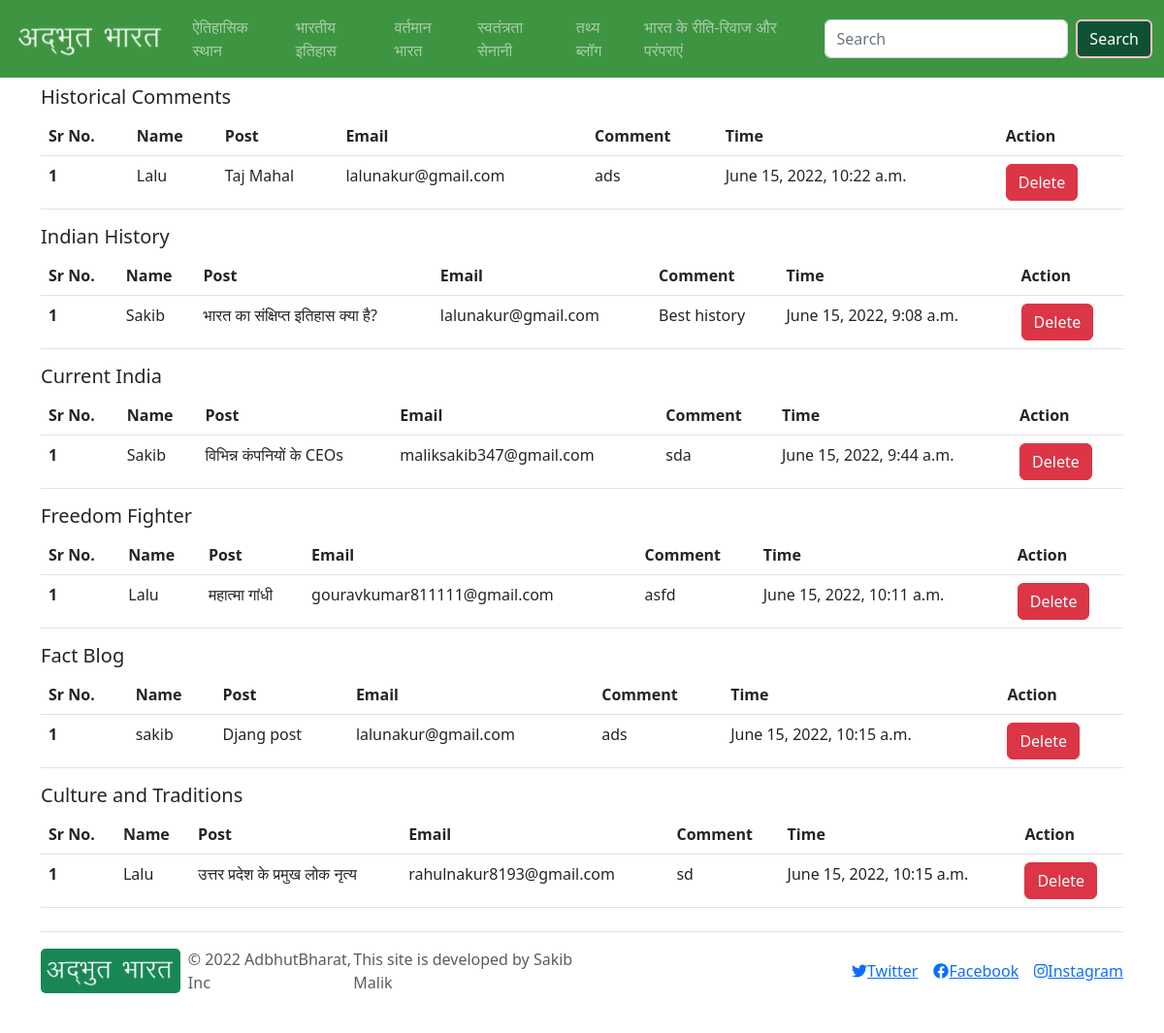
Page /comments/ on the earlier database version.
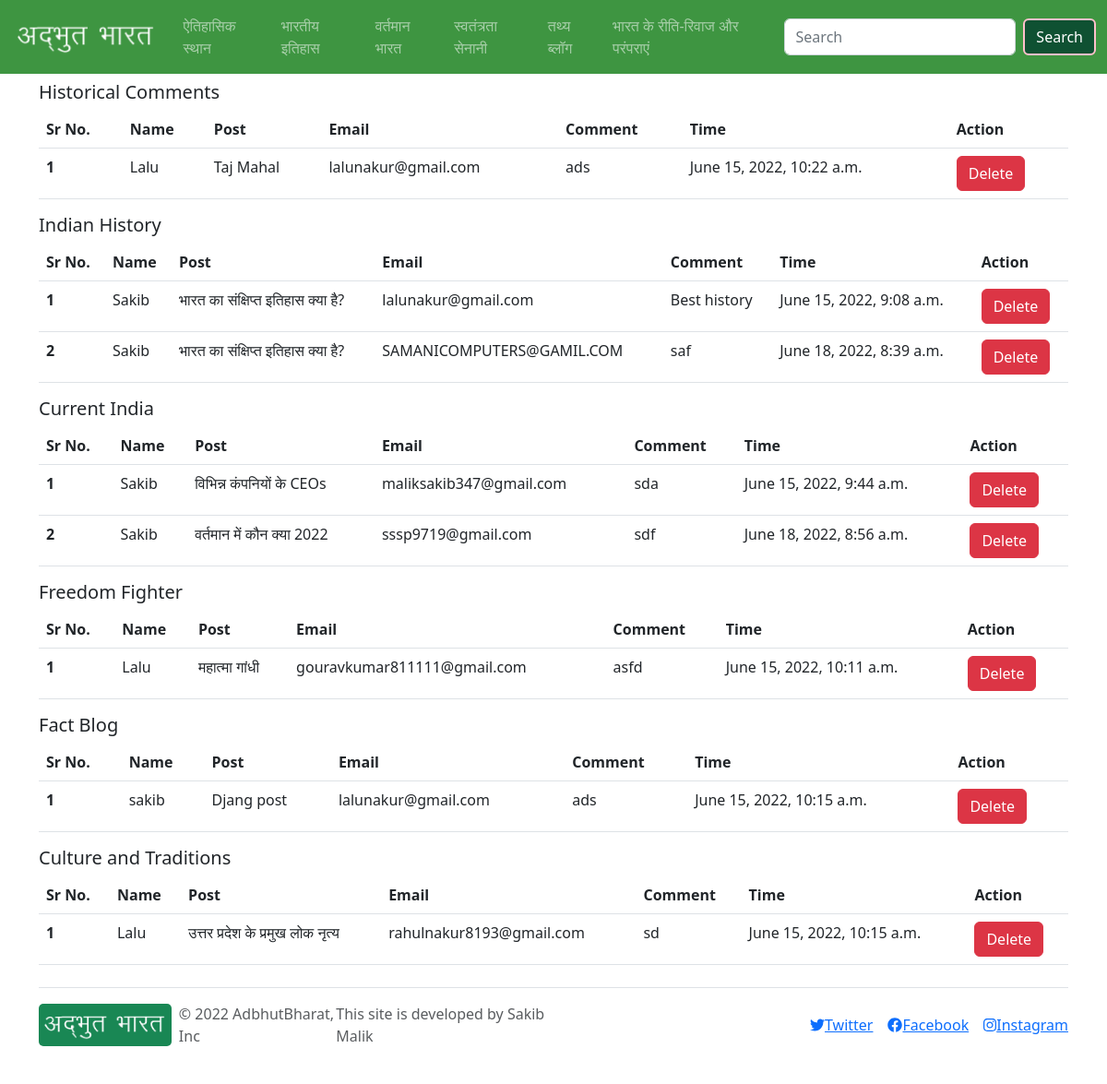
Same page on the later database version.
### MainApp/models.py (models this page shows, shortened)
class Comments(models.Model):
    name = models.CharField(max_length=100)
    email = models.EmailField()
    body = models.TextField()
    timestamp = models.DateTimeField(auto_now_add=True)
    active = models.BooleanField(default=False)
    class Meta:
        ordering = ['-timestamp']

class HistoricalPlaceComments(Comments):
    post = models.ForeignKey(HistoricalPlaceModel, on_delete=models.CASCADE, related_name='historicalplacecomments')
    class Meta:
        verbose_name_plural = 'HistoricalPlaceComments'

class Comments(models.Model):
    name = models.CharField(max_length=100)
    email = models.EmailField()
    body = models.TextField()
    timestamp = models.DateTimeField(auto_now_add=True)
    active = models.BooleanField(default=False)
    class Meta:
        ordering = ['-timestamp']

class Common(models.Model):
    title = models.CharField(max_length=100)
    slug = models.SlugField(max_length=200, unique=True)
    timestamp = models.DateTimeField(auto_now_add=True)
    post = HTMLField()
    viewcounter = models.IntegerField(default=0)
    class Meta:
        abstract = True

class HistoricalPlaceModel(Common):
    image = models.ImageField(upload_to='image/historical', null=True)
    class Meta:
        verbose_name_plural = 'HistoricalPlaceModel'
        ordering = ['-timestamp']

class IndianHistoryComments(Comments):
    post = models.ForeignKey(IndianHistoryModel, on_delete=models.CASCADE, related_name='indianhistorycomments')
    class Meta:
        verbose_name_plural = 'IndianHistroyComments'

class IndianHistoryModel(Common):
    type = models.CharField(choices=HISTORY_TYPE, max_length=100, default='ANCIENT')
    class Meta:
        verbose_name_plural = 'IndianHistoryModel'
        ordering = ['-timestamp']

class CurrentIndiaComments(Comments):
    post = models.ForeignKey(CurrentIndianModel, on_delete=models.CASCADE, related_name='currentindiacomments')
    class Meta:
        verbose_name_plural = 'CurrentIndiaComments'

class CurrentIndianModel(Common):
    class Meta:
        verbose_name_plural = 'CurrentIndianModel'
        ordering = ['-timestamp']

class FreedomFighterComments(Comments):
    post = models.ForeignKey(FreedomFighterModel, on_delete=models.CASCADE, related_name='freedomfightercomments')
    class Meta:
        verbose_name_plural = 'FreedomFighterComments'

class FreedomFighterModel(Common):
    image = models.ImageField(upload_to='image/freedom', null=True)
    class Meta:
        verbose_name_plural = 'FreedomFighterModel'
        ordering = ['-timestamp']

class FactBlogComments(Comments):
    post = models.ForeignKey(FactBlogModel, on_delete=models.CASCADE, related_name='factblogcomments')
    class Meta:
        verbose_name_plural = 'FactBlogComments'

class FactBlogModel(Common):
    image = models.ImageField(upload_to='image/fact', null=True)
    class Meta:
        verbose_name_plural = 'FactBlogModel'
        ordering = ['-timestamp']

class CustomAndTraditionComments(Comments):
    post = models.ForeignKey(CustomAndTraditionModel, on_delete=models.CASCADE,
                             related_name='customandtraditioncomments')
    class Meta:
        verbose_name_plural = 'CustomAndTraditionComments'

class CustomAndTraditionModel(Common):
    image = models.ImageField(upload_to='image/tradition', null=True)
    class Meta:
        verbose_name_plural = 'CustomandTraditionModel'
        ordering = ['-timestamp']

### MainApp/views.py (the view, shortened to what this page needs)
# urls.py: path('comments/', views.Comments.as_view(), name='comments'),
class Comments(View):
    def get(self, request):
        historical = HistoricalPlaceComments.objects.all().reverse()[:30]
        indianhistory = IndianHistoryComments.objects.all().reverse()[:30]
        currentindia = CurrentIndiaComments.objects.all().reverse()[:30]
        freedomfighter = FreedomFighterComments.objects.all().reverse()[:30]
        factblog = FactBlogComments.objects.all().reverse()[:30]
        custom = CustomAndTraditionComments.objects.all().reverse()[:30]
        context = {
            'comment': True,
            'historical': historical,
            'indianhistory': indianhistory,
            'currentindia': currentindia,
            'freedomfighter': freedomfighter,
            'factblog': factblog,
            'custom': custom
        }
        return render(request, 'ADBH/comments.html', context)

### MainApp/templates/ADBH/comments.html (shortened to what the changed rows need)
{% extends 'base.html' %}
{% block content %}
    <div class="container-lg mt-2">
        <table class="table table-responsive">
            <thead>
            <tr>
                <th>Sr No.</th>
                <th>Name</th>
                <th>Post</th>
                <th>Email</th>
                <th>Comment</th>
                <th>Time</th>
                <th>Action</th>
            </tr>
            </thead>
            <tbody>
            {% for d in historical %}
                <tr>
                    <th>{{ forloop.counter }}</th>
                    <td>{{ d.name }}</td>
                    <td>{{ d.post.title }}</td>
                    <td>{{ d.email }}</td>
                    <td>{{ d.body }}</td>
                    <td>{{ d.timestamp }}</td>
                    <td>
                        <form action="" method="post">
                            <input value="Delete" type="submit" class="btn btn-danger">
                        </form>
                    </td>
                </tr>
            {% endfor %}
            </tbody>
        </table>
        <table class="table table-responsive">
            <thead>
            <tr>
                <th>Sr No.</th>
                <th>Name</th>
                <th>Post</th>
                <th>Email</th>
                <th>Comment</th>
                <th>Time</th>
                <th>Action</th>
            </tr>
            </thead>
            <tbody>
            {% for d in indianhistory %}
                <tr>
                    <th>{{ forloop.counter }}</th>
                    <td>{{ d.name }}</td>
                    <td>{{ d.post.title }}</td>
                    <td>{{ d.email }}</td>
                    <td>{{ d.body }}</td>
                    <td>{{ d.timestamp }}</td>
                    <td>
                        <form action="" method="post">
                            <input value="Delete" type="submit" class="btn btn-danger">
                        </form>
                    </td>
                </tr>
            {% endfor %}
            </tbody>
        </table>
        <table class="table table-responsive">
            <thead>
            <tr>
                <th>Sr No.</th>
                <th>Name</th>
                <th>Post</th>
                <th>Email</th>
                <th>Comment</th>
                <th>Time</th>
                <th>Action</th>
            </tr>
            </thead>
            <tbody>
            {% for d in currentindia %}
                <tr>
                    <th>{{ forloop.counter }}</th>
                    <td>{{ d.name }}</td>
                    <td>{{ d.post.title }}</td>
                    <td>{{ d.email }}</td>
                    <td>{{ d.body }}</td>
                    <td>{{ d.timestamp }}</td>
                    <td>
                        <form action="" method="post">
                            <input value="Delete" type="submit" class="btn btn-danger">
                        </form>
                    </td>
                </tr>
            {% endfor %}
            </tbody>
        </table>
        <table class="table table-responsive">
            <thead>
            <tr>
                <th>Sr No.</th>
                <th>Name</th>
                <th>Post</th>
                <th>Email</th>
                <th>Comment</th>
                <th>Time</th>
                <th>Action</th>
            </tr>
            </thead>
            <tbody>
            {% for d in freedomfighter %}
                <tr>
                    <th>{{ forloop.counter }}</th>
                    <td>{{ d.name }}</td>
                    <td>{{ d.post.title }}</td>
                    <td>{{ d.email }}</td>
                    <td>{{ d.body }}</td>
                    <td>{{ d.timestamp }}</td>
                    <td>
                        <form action="" method="post">
                            <input value="Delete" type="submit" class="btn btn-danger">
                        </form>
                    </td>
                </tr>
            {% endfor %}
            </tbody>
        </table>
        <table class="table table-responsive">
            <thead>
            <tr>
                <th>Sr No.</th>
                <th>Name</th>
                <th>Post</th>
                <th>Email</th>
                <th>Comment</th>
                <th>Time</th>
                <th>Action</th>
            </tr>
            </thead>
            <tbody>
            {% for d in factblog %}
                <tr>
                    <th>{{ forloop.counter }}</th>
                    <td>{{ d.name }}</td>
                    <td>{{ d.post.title }}</td>
                    <td>{{ d.email }}</td>
                    <td>{{ d.body }}</td>
                    <td>{{ d.timestamp }}</td>
                    <td>
                        <form action="" method="post">
                            <input value="Delete" type="submit" class="btn btn-danger">
                        </form>
                    </td>
                </tr>
            {% endfor %}
            </tbody>
        </table>
        <table class="table table-responsive">
            <thead>
            <tr>
                <th>Sr No.</th>
                <th>Name</th>
                <th>Post</th>
                <th>Email</th>
                <th>Comment</th>
                <th>Time</th>
                <th>Action</th>
            </tr>
            </thead>
            <tbody>
            {% for d in custom %}
                <tr>
                    <th>{{ forloop.counter }}</th>
                    <td>{{ d.name }}</td>
                    <td>{{ d.post.title }}</td>
                    <td>{{ d.email }}</td>
                    <td>{{ d.body }}</td>
                    <td>{{ d.timestamp }}</td>
                    <td>
                        <form action="" method="post">
                            <input value="Delete" type="submit" class="btn btn-danger">
                        </form>
                    </td>
                </tr>
            {% endfor %}
            </tbody>
        </table>
    </div>
{% endblock %}

Differences in the rows shown:
added IndianHistoryComments: name "Sakib", post "भारत का संक्षिप्त इतिहास क्या है?", email "SAMANICOMPUTERS@GAMIL.COM", body "saf", timestamp "June 18, 2022, 8:39 a.m."
added CurrentIndiaComments: name "Sakib", post "वर्तमान में कौन क्या 2022", email "sssp9719@gmail.com", body "sdf", timestamp "June 18, 2022, 8:56 a.m."
